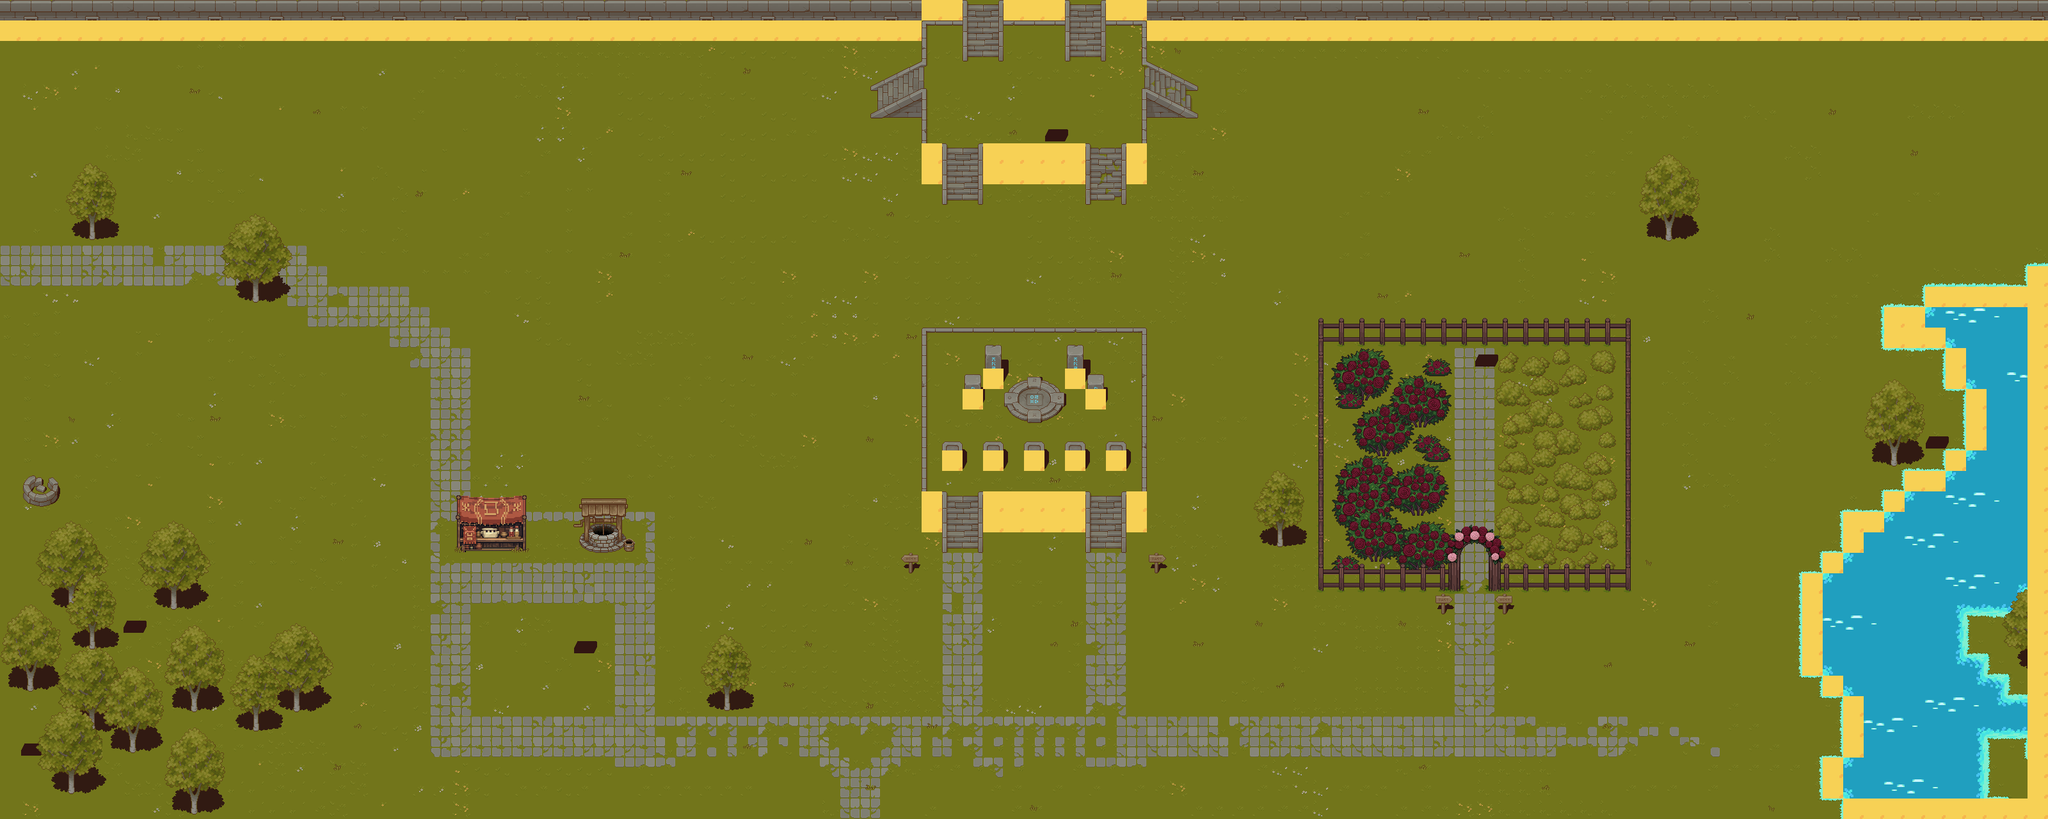

Rendered tile map (Tiled .tmx) drawn with the repository's tilesets; below, a short description and the map source with its tile grids summarised:
An orthogonal 100x40 tile map with 32x32 px tiles, 12 tile layers (Below Ground, Ground, Walls, Shadows_1, ...), 18 tilesets and 138 objects.

<map version="1.10" tiledversion="1.11.2" orientation="orthogonal" renderorder="right-down" width="100" height="40" tilewidth="32" tileheight="32" infinite="0" nextlayerid="22" nextobjectid="207">
 <editorsettings>
  <export target="map_main.json" format="json" />
 </editorsettings>
 <tileset firstgid="1" name="TX Tileset Grass" tilewidth="32" tileheight="32" tilecount="64" columns="8">
  <image source="Pixel Art Top Down - Basic v1.2.3/Texture/TX Tileset Grass.png" width="256" height="256" />
 </tileset>
 <tileset firstgid="65" name="TX Props" tilewidth="32" tileheight="32" tilecount="256" columns="16">
  <image source="Pixel Art Top Down - Basic v1.2.3/Texture/TX Props.png" width="512" height="512" />
 </tileset>
 <tileset firstgid="321" name="TX Shadow" tilewidth="32" tileheight="32" tilecount="256" columns="16">
  <image source="Pixel Art Top Down - Basic v1.2.3/Texture/TX Shadow.png" width="512" height="512" />
 </tileset>
 <tileset firstgid="577" name="TX Tileset Wall" tilewidth="32" tileheight="32" tilecount="256" columns="16">
  <image source="Pixel Art Top Down - Basic v1.2.3/Texture/TX Tileset Wall.png" width="512" height="512" />
 </tileset>
 <tileset firstgid="833" name="TX Struct" tilewidth="32" tileheight="32" tilecount="256" columns="16">
  <image source="Pixel Art Top Down - Basic v1.2.3/Texture/TX Struct.png" width="512" height="512" />
 </tileset>
 <tileset firstgid="1089" name="Flower Arch" tilewidth="32" tileheight="32" tilecount="16" columns="4">
  <image source="Flower Arch.png" width="128" height="128" />
 </tileset>
 <tileset firstgid="1105" name="Garden Fence" tilewidth="32" tileheight="32" tilecount="24" columns="4">
  <image source="Garden Fence.png" width="128" height="192" />
 </tileset>
 <tileset firstgid="1129" name="Rose Bushes" tilewidth="32" tileheight="32" tilecount="66" columns="6">
  <image source="Rose Bushes.png" width="192" height="352" />
 </tileset>
 <tileset firstgid="1195" name="Edge Grass" tilewidth="32" tileheight="32" tilecount="35" columns="7">
  <image source="Edge Grass.png" width="224" height="160" />
 </tileset>
 <tileset firstgid="1230" name="Water" tilewidth="32" tileheight="32" tilecount="1369" columns="37">
  <image source="Water.png" width="1184" height="1184" />
  <tile id="0">
   <properties>
    <property name="collides" type="bool" value="true" />
   </properties>
  </tile>
 </tileset>
 <tileset firstgid="2599" name="Tea Leaves" tilewidth="32" tileheight="32" tilecount="66" columns="6">
  <image source="Tea Leaves.png" width="192" height="352" />
 </tileset>
 <tileset firstgid="2665" name="Water_Wave" tilewidth="32" tileheight="32" tilecount="12" columns="12">
  <image source="Water_Wave.png" width="384" height="32" />
  <tile id="0">
   <animation>
    <frame tileid="0" duration="500" />
    <frame tileid="3" duration="500" />
    <frame tileid="6" duration="500" />
    <frame tileid="9" duration="500" />
   </animation>
  </tile>
  <tile id="1">
   <animation>
    <frame tileid="1" duration="500" />
    <frame tileid="4" duration="500" />
    <frame tileid="7" duration="500" />
    <frame tileid="10" duration="500" />
   </animation>
  </tile>
  <tile id="2">
   <animation>
    <frame tileid="2" duration="500" />
    <frame tileid="5" duration="500" />
    <frame tileid="8" duration="500" />
    <frame tileid="11" duration="500" />
   </animation>
  </tile>
 </tileset>
 <tileset firstgid="2677" name="TX Plant" tilewidth="32" tileheight="32" tilecount="256" columns="16">
  <image source="Pixel Art Top Down - Basic v1.2.3/Texture/TX Plant.png" width="512" height="512" />
  <tile id="197">
   <animation>
    <frame tileid="192" duration="500" />
    <frame tileid="22" duration="333" />
    <frame tileid="195" duration="500" />
    <frame tileid="193" duration="500" />
    <frame tileid="74" duration="333" />
    <frame tileid="194" duration="500" />
   </animation>
  </tile>
  <tile id="213">
   <animation>
    <frame tileid="208" duration="500" />
    <frame tileid="66" duration="333" />
    <frame tileid="209" duration="500" />
    <frame tileid="210" duration="500" />
    <frame tileid="54" duration="333" />
    <frame tileid="211" duration="500" />
   </animation>
  </tile>
  <tile id="229">
   <animation>
    <frame tileid="224" duration="500" />
    <frame tileid="58" duration="333" />
    <frame tileid="225" duration="500" />
    <frame tileid="226" duration="500" />
    <frame tileid="74" duration="333" />
    <frame tileid="227" duration="500" />
   </animation>
  </tile>
  <tile id="245">
   <animation>
    <frame tileid="240" duration="500" />
    <frame tileid="66" duration="333" />
    <frame tileid="241" duration="500" />
    <frame tileid="66" duration="333" />
    <frame tileid="103" duration="333" />
    <frame tileid="66" duration="333" />
    <frame tileid="34" duration="333" />
    <frame tileid="242" duration="500" />
   </animation>
  </tile>
 </tileset>
 <tileset firstgid="2933" name="Well" tilewidth="32" tileheight="32" tilecount="9" columns="3">
  <image source="Well Well Well.png" width="96" height="96" />
 </tileset>
 <tileset firstgid="2942" name="Cauldron" tilewidth="32" tileheight="32" tilecount="312" columns="26">
  <image source="Cauldron.png" width="832" height="384" />
  <tile id="6">
   <animation>
    <frame tileid="6" duration="333" />
    <frame tileid="8" duration="333" />
    <frame tileid="10" duration="333" />
   </animation>
  </tile>
  <tile id="7">
   <animation>
    <frame tileid="7" duration="333" />
    <frame tileid="9" duration="333" />
    <frame tileid="11" duration="333" />
   </animation>
  </tile>
  <tile id="20">
   <animation>
    <frame tileid="20" duration="333" />
    <frame tileid="22" duration="333" />
    <frame tileid="24" duration="333" />
   </animation>
  </tile>
  <tile id="21">
   <animation>
    <frame tileid="21" duration="333" />
    <frame tileid="23" duration="333" />
    <frame tileid="25" duration="333" />
   </animation>
  </tile>
  <tile id="32">
   <animation>
    <frame tileid="32" duration="333" />
    <frame tileid="34" duration="333" />
    <frame tileid="36" duration="333" />
   </animation>
  </tile>
  <tile id="33">
   <animation>
    <frame tileid="33" duration="333" />
    <frame tileid="35" duration="333" />
    <frame tileid="37" duration="333" />
   </animation>
  </tile>
  <tile id="46">
   <animation>
    <frame tileid="46" duration="333" />
    <frame tileid="48" duration="333" />
    <frame tileid="50" duration="333" />
   </animation>
  </tile>
  <tile id="47">
   <animation>
    <frame tileid="47" duration="333" />
    <frame tileid="49" duration="333" />
    <frame tileid="51" duration="333" />
   </animation>
  </tile>
  <tile id="260">
   <animation>
    <frame tileid="260" duration="333" />
    <frame tileid="262" duration="333" />
    <frame tileid="264" duration="333" />
   </animation>
  </tile>
  <tile id="261">
   <animation>
    <frame tileid="261" duration="333" />
    <frame tileid="263" duration="333" />
    <frame tileid="265" duration="333" />
   </animation>
  </tile>
  <tile id="286">
   <animation>
    <frame tileid="286" duration="333" />
    <frame tileid="288" duration="333" />
    <frame tileid="290" duration="333" />
   </animation>
  </tile>
  <tile id="287">
   <objectgroup draworder="index" id="2">
    <object id="4" x="16.9694" y="10.1816" width="0.0848469" />
   </objectgroup>
   <animation>
    <frame tileid="287" duration="333" />
    <frame tileid="289" duration="333" />
    <frame tileid="291" duration="333" />
   </animation>
  </tile>
 </tileset>
 <tileset firstgid="3254" name="Kitchen" tilewidth="32" tileheight="32" tilecount="12" columns="4">
  <image source="Kitchen.png" width="128" height="96" />
 </tileset>
 <tileset firstgid="3266" name="TX Shadow Plant" tilewidth="32" tileheight="32" tilecount="256" columns="16">
  <image source="Pixel Art Top Down - Basic v1.2.3/Texture/TX Shadow Plant.png" width="512" height="512" />
 </tileset>
 <tileset firstgid="3522" name="TX Plant_Grass" tilewidth="32" tileheight="32" tilecount="256" columns="16">
  <image source="Pixel Art Top Down - Basic v1.2.3/Texture/TX Plant.png" width="512" height="512" />
  <tile id="192">
   <animation>
    <frame tileid="192" duration="500" />
    <frame tileid="193" duration="500" />
    <frame tileid="194" duration="500" />
    <frame tileid="195" duration="500" />
   </animation>
  </tile>
  <tile id="208">
   <animation>
    <frame tileid="208" duration="500" />
    <frame tileid="209" duration="500" />
    <frame tileid="210" duration="500" />
    <frame tileid="211" duration="500" />
   </animation>
  </tile>
  <tile id="224">
   <animation>
    <frame tileid="224" duration="500" />
    <frame tileid="225" duration="500" />
    <frame tileid="226" duration="500" />
    <frame tileid="227" duration="500" />
   </animation>
  </tile>
  <tile id="240">
   <animation>
    <frame tileid="240" duration="500" />
    <frame tileid="241" duration="500" />
    <frame tileid="242" duration="500" />
   </animation>
  </tile>
 </tileset>
 <layer id="15" name="Below Ground" width="100" height="40">
  <data>[4000 cells, 276 non-empty, 33 distinct tile ids]</data>
 </layer>
 <layer id="1" name="Ground" width="100" height="40">
  <data>[4000 cells, 3797 non-empty, 74 distinct tile ids]</data>
 </layer>
 <layer id="11" name="Walls" width="100" height="40">
  <data>[4000 cells, 309 non-empty, 70 distinct tile ids]</data>
 </layer>
 <layer id="9" name="Shadows_1" width="100" height="40">
  <data>[4000 cells, 265 non-empty, 85 distinct tile ids]</data>
 </layer>
 <layer id="12" name="Shadows_2" width="100" height="40">
  <data>[4000 cells, 141 non-empty, 60 distinct tile ids]</data>
 </layer>
 <layer id="14" name="Objects_1" width="100" height="40">
  <data>[4000 cells, 140 non-empty, 39 distinct tile ids]</data>
 </layer>
 <layer id="16" name="Foreground_1" width="100" height="40">
  <data>[4000 cells, 305 non-empty, 190 distinct tile ids]</data>
 </layer>
 <layer id="8" name="Objects_2" width="100" height="40">
  <data>[4000 cells, 114 non-empty, 56 distinct tile ids]</data>
 </layer>
 <layer id="17" name="Foreground_2" width="100" height="40">
  <data>[4000 cells, 134 non-empty, 61 distinct tile ids]</data>
 </layer>
 <layer id="10" name="Effects_1" width="100" height="40">
  <data>[4000 cells, 7 non-empty, 4 distinct tile ids]</data>
 </layer>
 <layer id="21" name="Effects_2" width="100" height="40">
  <data>[4000 cells, 6 non-empty, 3 distinct tile ids]</data>
 </layer>
 <layer id="3" name="Collision" width="100" height="40">
  <data>[4000 cells, 203 non-empty, 1 distinct tile ids]</data>
 </layer>
 <objectgroup id="18" name="Object Collision">
  <object id="10" x="840" y="816.159" width="47.75" height="47.5909" />
  <object id="12" x="714.182" y="832.182" width="108" height="30.9091" />
  <object id="13" x="905" y="824.875" width="74.25" height="39.875">
   <ellipse />
  </object>
  <object id="14" x="973.875" y="842" width="17.625" height="20.625">
   <ellipse />
  </object>
  <object id="17" x="1130.5" y="1088" width="10.75" height="28.5227" />
  <object id="18" x="1993.63" y="832.25" width="13" height="27.875" />
  <object id="19" x="2060.33" y="895.667" width="221.333" height="28.3333" />
  <object id="20" x="2060" y="511.5" width="487.5" height="28" />
  <object id="21" x="2326" y="895.5" width="222" height="29" />
  <object id="22" x="2243.25" y="928" width="26.5" height="32" />
  <object id="23" x="2336" y="928" width="26.5" height="32" />
  <object id="24" x="2060" y="538.667" width="8" height="358" />
  <object id="25" x="2539.33" y="538" width="8.66667" height="358.667" />
  <object id="27" x="2951.67" y="703.667" width="16.3333" height="29" />
  <object id="28" x="2599.5" y="352.25" width="16.25" height="28.25" />
  <object id="29" x="1440" y="138.5" width="7.5" height="85.5" />
  <object id="42" x="1784" y="139" width="8" height="84" />
  <object id="43" x="1752" y="223.5" width="8" height="97.5" />
  <object id="44" x="1695" y="224" width="9" height="95" />
  <object id="45" x="1529" y="224" width="6" height="94.5" />
  <object id="46" x="1472" y="223.5" width="7.5" height="96" />
  <object id="49" x="1440" y="63.75" width="2.25" height="36.75" />
  <object id="73" x="1438.75" y="96.75" width="8" height="6" />
  <object id="74" x="1427.25" y="102.5" width="7.75" height="5.5" />
  <object id="75" x="1432.5" y="99.25" width="6.75" height="4.5" />
  <object id="76" x="1421.25" y="105" width="5.75" height="6.5" />
  <object id="77" x="1412.75" y="108.25" width="6.25" height="8" />
  <object id="78" x="1404.25" y="113" width="7.25" height="7" />
  <object id="79" x="1396" y="116.25" width="7.25" height="7.75" />
  <object id="80" x="1387.75" y="120.75" width="7.25" height="7.25" />
  <object id="81" x="1379.75" y="125" width="7.5" height="7" />
  <object id="82" x="1372" y="129.75" width="7.25" height="6.5" />
  <object id="83" x="1361" y="134.75" width="10" height="6" />
  <object id="84" x="1360.75" y="178.25" width="79" height="5.25" />
  <object id="85" x="1433.25" y="141.75" width="6.75" height="36" />
  <object id="86" x="1426.25" y="145.25" width="6.25" height="32.75" />
  <object id="88" x="1418.25" y="148.75" width="7.25" height="29" />
  <object id="89" x="1409.5" y="154" width="8.5" height="23.75" />
  <object id="90" x="1400" y="158" width="8.5" height="19.5" />
  <object id="91" x="1391.25" y="163.25" width="8.5" height="14" />
  <object id="92" x="1384.25" y="166" width="6.5" height="11.5" />
  <object id="93" x="1375.75" y="170.5" width="8.25" height="7.25" />
  <object id="94" x="1368.25" y="174.25" width="7.25" height="3.75" />
  <object id="95" x="1436" y="139.5" width="4" height="1.75" />
  <object id="97" x="1429.75" y="143.25" width="2.75" height="2.25" />
  <object id="98" x="1422.25" y="146.5" width="3" height="2.25" />
  <object id="100" x="1413" y="151.5" width="4" height="2.25" />
  <object id="101" x="1404.25" y="156" width="4.75" height="1.25" />
  <object id="102" x="1394.75" y="161" width="4" height="1.25" />
  <object id="103" x="1387.25" y="164.5" width="3.5" height="1.25" />
  <object id="104" x="1378.75" y="168.5" width="4.75" height="1" />
  <object id="105" x="1371.5" y="172" width="4.25" height="1.5" />
  <object id="106" x="1362.75" y="175.25" width="4.75" height="2.5" />
  <object id="107" x="1504.75" y="0.5" width="6.5" height="93.75" />
  <object id="108" x="1560.25" y="0.25" width="7.75" height="95.25" />
  <object id="109" x="1720.36" y="0.181818" width="7.81818" height="95.4545" />
  <object id="110" x="1664" y="0.363636" width="7.81818" height="95.6364" />
  <object id="111" x="1472" y="768" width="7.33333" height="96" />
  <object id="112" x="1528.67" y="768.333" width="6.66667" height="95" />
  <object id="113" x="1440.5" y="512.5" width="7" height="255.5" />
  <object id="114" x="1784" y="512" width="8" height="256" />
  <object id="115" x="1447" y="512" width="338.5" height="7.5" />
  <object id="116" x="1752.33" y="768.333" width="7.66667" height="95.6667" />
  <object id="117" x="1696" y="768" width="8" height="95.3333" />
  <object id="118" x="392.333" y="447" width="14.3333" height="29" />
  <object id="119" x="137.667" y="351.667" width="13.3333" height="28.3333" />
  <object id="120" x="36" y="759.333" width="54.6667" height="20" />
  <object id="121" x="46" y="779.333" width="30.3333" height="9.66667" />
  <object id="122" x="76.6667" y="779.333" width="8.66667" height="6.33333" />
  <object id="123" x="41.3333" y="779.667" width="4.66667" height="4" />
  <object id="124" x="43.6667" y="746.333" width="40.6667" height="12.6667" />
  <object id="125" x="85" y="751.667" width="5.66667" height="7" />
  <object id="126" x="38" y="750.333" width="6.33333" height="8" />
  <object id="127" x="48.3333" y="743" width="9" height="3.33333" />
  <object id="130" x="265.375" y="927.375" width="11.875" height="28" />
  <object id="131" x="105.125" y="926.5" width="12.625" height="28.5" />
  <object id="132" x="137.875" y="990.875" width="12.125" height="28.25" />
  <object id="133" x="41.2727" y="1055.09" width="12.3636" height="29.0909" />
  <object id="134" x="136.636" y="1119.45" width="13.6364" height="29.1818" />
  <object id="135" x="104.25" y="1215.5" width="14.625" height="27.875" />
  <object id="136" x="200.375" y="1151" width="14.375" height="29.5" />
  <object id="137" x="297" y="1247" width="13.375" height="29.5" />
  <object id="138" x="393.636" y="1119.09" width="12.5455" height="27.8182" />
  <object id="139" x="296" y="1086.73" width="15.0909" height="28.9091" />
  <object id="140" x="456.545" y="1086.73" width="14.1818" height="29.4545" />
  <object id="141" x="1791.75" y="176.75" width="79.75" height="7.5" />
  <object id="142" x="1853" y="134.5" width="18" height="6.75" />
  <object id="143" x="1789.75" y="63.75" width="2" height="40.5" />
  <object id="144" x="1792.38" y="147.875" width="18.25" height="28.625" />
  <object id="145" x="1811" y="157.875" width="19.375" height="18.75" />
  <object id="146" x="1831.38" y="168" width="19.375" height="8.375" />
  <object id="147" x="1851.38" y="173.125" width="10.625" height="3.375" />
  <object id="148" x="1851" y="170.125" width="5.875" height="2.75" />
  <object id="149" x="1862.25" y="175" width="4" height="1.625" />
  <object id="150" x="1831.38" y="162.875" width="10.5" height="5" />
  <object id="151" x="1831" y="160.25" width="5.25" height="2.25" />
  <object id="152" x="1836.63" y="161.5" width="2.75" height="1.125" />
  <object id="153" x="1811.13" y="152.5" width="9.875" height="5.25" />
  <object id="154" x="1811" y="149.625" width="4.125" height="2.625" />
  <object id="155" x="1821.38" y="155.125" width="5.375" height="2.75" />
  <object id="156" x="1827.13" y="156" width="1.625" height="1.75" />
  <object id="157" x="1821.75" y="153.375" width="1" height="1.875" />
  <object id="158" x="1815.38" y="151.125" width="2.75" height="1.375" />
  <object id="159" x="1811.38" y="148.375" width="1" height="1.125" />
  <object id="160" x="1792.5" y="143.25" width="10.125" height="4.625" />
  <object id="161" x="1802.75" y="146" width="4.125" height="1.75" />
  <object id="162" x="1803.13" y="144.625" width="3.25" height="1.125" />
  <object id="163" x="1807" y="146.625" width="2.875" height="1.25" />
  <object id="164" x="1792.25" y="141.125" width="4.875" height="2.25" />
  <object id="165" x="1792.38" y="139.125" width="2.5" height="1.875" />
  <object id="166" x="1797.75" y="141.25" width="1" height="2.125" />
  <object id="167" x="1842.13" y="164.875" width="4.625" height="2.875" />
  <object id="168" x="1847.25" y="166.25" width="1.875" height="1.375" />
  <object id="169" x="1844.36" y="127.091" width="12.5455" height="4.72727" />
  <object id="170" x="1836.73" y="122.545" width="10.3636" height="6" />
  <object id="171" x="1829.09" y="118" width="9.27273" height="6.54545" />
  <object id="172" x="1820.55" y="115.455" width="10.5455" height="4.72727" />
  <object id="173" x="1811.45" y="109.455" width="9.27273" height="6.90909" />
  <object id="174" x="1804.91" y="106.727" width="9.81818" height="5.63636" />
  <object id="175" x="1796.73" y="102.364" width="9.27273" height="5.81818" />
  <object id="176" x="1792.55" y="96.1818" width="4" height="8.72727" />
  <object id="177" x="1797.27" y="98.5455" width="2.36364" height="4.90909" />
  <object id="178" x="1796.73" y="101.091" width="6.36364" height="1.27273" />
  <object id="179" x="1804.36" y="104.909" width="8" height="2.36364" />
  <object id="180" x="1813.82" y="107.636" width="4" height="2.18182" />
  <object id="181" x="1818" y="112.182" width="8.90909" height="3.09091" />
  <object id="182" x="1820.36" y="110" width="2.36364" height="2.36364" />
  <object id="183" x="1804.18" y="103.091" width="4" height="2.18182" />
  </objectgroup>
</map>
<!-- 9 of 138 objects omitted -->
